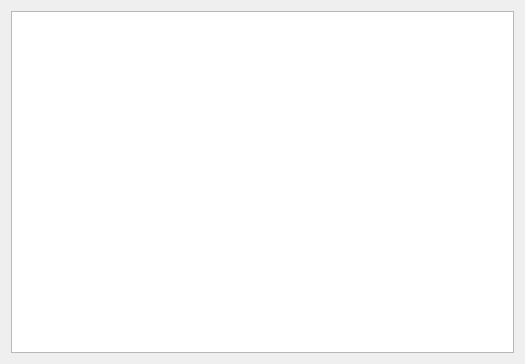
<?xml version="1.0" encoding="UTF-8"?>
<ui version="4.0">
 <class>AllSubscriptionsDialog</class>
 <widget class="QDialog" name="AllSubscriptionsDialog">
  <property name="geometry">
   <rect>
    <x>0</x>
    <y>0</y>
    <width>525</width>
    <height>364</height>
   </rect>
  </property>
  <property name="windowTitle">
   <string>Dialog</string>
  </property>
  <layout class="QVBoxLayout" name="verticalLayout">
   <item>
    <widget class="QTableView" name="tableView"/>
   </item>
  </layout>
 </widget>
 <resources/>
 <connections/>
</ui>
